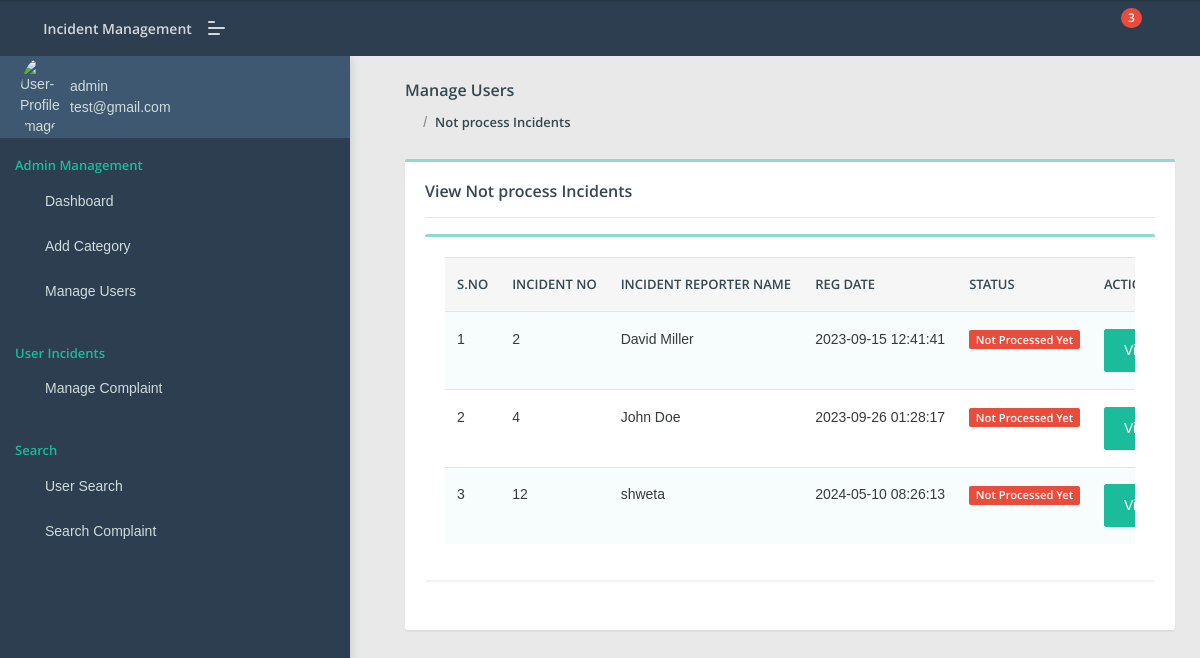
The app's page /admin/notprocess-incident.php (signed in) with its own data.
### tables this page shows
CREATE TABLE IF NOT EXISTS `tblincidents` (
  `incident_id` varchar(50) NOT NULL,
  `complaintNumber` int(11) NOT NULL AUTO_INCREMENT,
  `userId` int(11) DEFAULT NULL,
  `category` varchar(11) DEFAULT NULL,
  `complaintPriority` varchar(255) DEFAULT NULL,
  `reporter_name` varchar(50) NOT NULL,
  `complaintDetails` mediumtext,
  `regDate` timestamp NULL DEFAULT CURRENT_TIMESTAMP,
  `status` varchar(50) DEFAULT NULL,
  `lastUpdationDate` timestamp NULL DEFAULT NULL ON UPDATE CURRENT_TIMESTAMP,
  PRIMARY KEY (`complaintNumber`),
  UNIQUE KEY `incident_id` (`incident_id`)
);

CREATE TABLE IF NOT EXISTS `users` (
  `id` int(11) NOT NULL AUTO_INCREMENT,
  `fullName` varchar(255) DEFAULT NULL,
  `userEmail` varchar(255) DEFAULT NULL,
  `password` varchar(255) DEFAULT NULL,
  `contactNo` bigint(11) DEFAULT NULL,
  `address` tinytext,
  `State` varchar(255) DEFAULT NULL,
  `country` varchar(255) DEFAULT NULL,
  `pincode` int(6) DEFAULT NULL,
  `userImage` varchar(255) DEFAULT NULL,
  `regDate` timestamp NOT NULL DEFAULT CURRENT_TIMESTAMP,
  `updationDate` timestamp NULL DEFAULT NULL,
  `status` int(1) DEFAULT NULL,
  PRIMARY KEY (`id`)
);

### admin/notprocess-incident.php (the view, shortened to what this page needs)
<?php
include('include/config.php');
if(strlen($_SESSION['aid'])==0)
    {
header('location:index.php');
}
else{
?>
<!DOCTYPE html>
<html lang="en">
<head>
    <link rel="stylesheet" href="assets/css/style.css">
</head>
<body class="">
	<?php include('include/sidebar.php');?>
	<?php include('include/header.php');?>
<section class="pcoded-main-container">
    <div class="pcoded-content">
        <div class="page-header">
            <div class="page-block">
                <div class="row align-items-center">
                    <div class="col-md-12">
                        <div class="page-header-title">
                            <h5 class="m-b-10">Manage Users</h5>
                        </div>
                        <ul class="breadcrumb">
                            <li class="breadcrumb-item"><a href="dashboard.php"><i class="feather icon-home"></i></a></li>
                            <li class="breadcrumb-item"><a href="notprocess-incident.php">Not process Incidents</a></li>
                        </ul>
                    </div>
                </div>
            </div>
        </div>
        <div class="row">
            <div class="col-sm-12">
                <div class="card">
                    <div class="card-body">
                        <h5>View Not process Incidents</h5>
                        <hr>
                      <div class="row">
                            <div class="col-xl-12">
                <div class="card">
                    <div class="card-body table-border-style">
                        <div class="table-responsive">
                            <table class="table table-striped">
                                <thead>
                                        <tr><th>S.No</th>
											<th>Incident No</th>
											<th>Incident Reporter Name</th>
											<th>Reg Date</th>
											<th>Status</th>
											<th>Action</th>
										</tr>
                                </thead>
                                <tbody>
                                    <?php $query=mysqli_query($con,"select tblincidents.*,users.fullName as name from tblincidents join users on users.id=tblincidents.userId where tblincidents.status is null ");
$cnt=1;
while($row=mysqli_fetch_array($query))
{
?>
                                        <tr>
                                            <td><?php echo htmlentities($cnt);?></td>
                                            <td><?php echo htmlentities($row['complaintNumber']);?></td>
                                            <td><?php echo htmlentities($row['name']);?></td>
                                            <td> <?php echo htmlentities($row['regDate']);?></td>
                                                                      <td>
                                                <?php $status=$row['status'];
                                                if($status==''): ?>
                                                <span class="badge badge-danger">Not Processed Yet</span>
                                            <?php elseif($status=='in process'):?>
                                             <span class="badge badge-warning">In Process</span>
                                         <?php elseif($status=='closed'):?>
                                             <span class="badge badge-success">Closed</span>
                                         <?php endif;?>
</td>
<td>   <a href="incident-details.php?cid=<?php echo htmlentities($row['complaintNumber']);?>" class="btn btn-primary"> View Details</a>
											</td>
                                        </tr>
                                        <?php $cnt=$cnt+1; } ?>
                                </tbody>
                            </table>
                        </div>
                    </div>
                </div>
            </div>
                        </div>
                    </div>
                </div>
            </div>
        </div>
    </div>
</section>
</body>
</html>
<?php } ?>

### admin/include/sidebar.php (shortened to what this page needs)
<nav class="pcoded-navbar  ">
	<div class="navbar-wrapper  ">
		<div class="navbar-content scroll-div " >
			<div class="">
				<div class="main-menu-header">
					<img class="img-radius" src="assets/images/user/user-gear.png" alt="User-Profile-Image">
					<div class="user-details">
						<?php
							$id=intval($_SESSION["aid"]);
							$query=mysqli_query($con,"select * from admin where id='$id'");
							while($row=mysqli_fetch_array($query))
							{
							?>
						<span><?php echo  htmlentities($row['fullname']);?></span>
						<div id="more-details"><?php echo  htmlentities($row['email']);?><i class="fa fa-chevron-down m-l-5"></i></div><?php } ?>
					</div>
				</div>
			</div>
			<ul class="nav pcoded-inner-navbar ">
				<li class="nav-item pcoded-menu-caption">
					<label>Admin Management</label>
				</li>
				<li class="nav-item">
				    <a href="dashboard.php" class="nav-link "><span class="pcoded-micon"><i class="feather icon-home"></i></span><span class="pcoded-mtext">Dashboard</span></a>
				</li>
				<li class="nav-item">
				    <a href="category.php" class="nav-link "><span class="pcoded-micon"><i class="feather icon-file-text"></i></span><span class="pcoded-mtext">Add Category</span></a>
				</li>
				<li class="nav-item">
				    <a href="manage-users.php" class="nav-link "><span class="pcoded-micon"><i class="feather icon-user"></i></span><span class="pcoded-mtext">Manage Users</span></a>
				</li>
				<li class="nav-item pcoded-menu-caption">
					<label>User Incidents</label>
				</li>
				<li class="nav-item pcoded-hasmenu">
					<a href="#!" class="nav-link "><span class="pcoded-micon"><i class="feather icon-box"></i></span><span class="pcoded-mtext">Manage Complaint</span></a>
				</li>
				<li class="nav-item pcoded-menu-caption">
					<label>Search</label>
				</li>
				<li class="nav-item">
				    <a href="user-search.php" class="nav-link "><span class="pcoded-micon"><i class="feather icon-search"></i></span><span class="pcoded-mtext">User Search</span></a>
				</li>
				<li class="nav-item">
				    <a href="incident-search.php" class="nav-link "><span class="pcoded-micon"><i class="feather icon-search"></i></span><span class="pcoded-mtext">Search Complaint</span></a>
				</li>
			</ul>
		</div>
	</div>
</nav>

### records on screen
tblincidents: complaintNumber "2", userId.fullName "David Miller", regDate "2023-09-15 12:41:41"
tblincidents: complaintNumber "4", userId.fullName "John Doe", regDate "2023-09-26 01:28:17"
tblincidents: complaintNumber "12", userId.fullName "shweta", regDate "2024-05-10 08:26:13"

### other values on screen
$row['fullname'] "admin"
$row['email'] "test@gmail.com"
$num1 "3"
